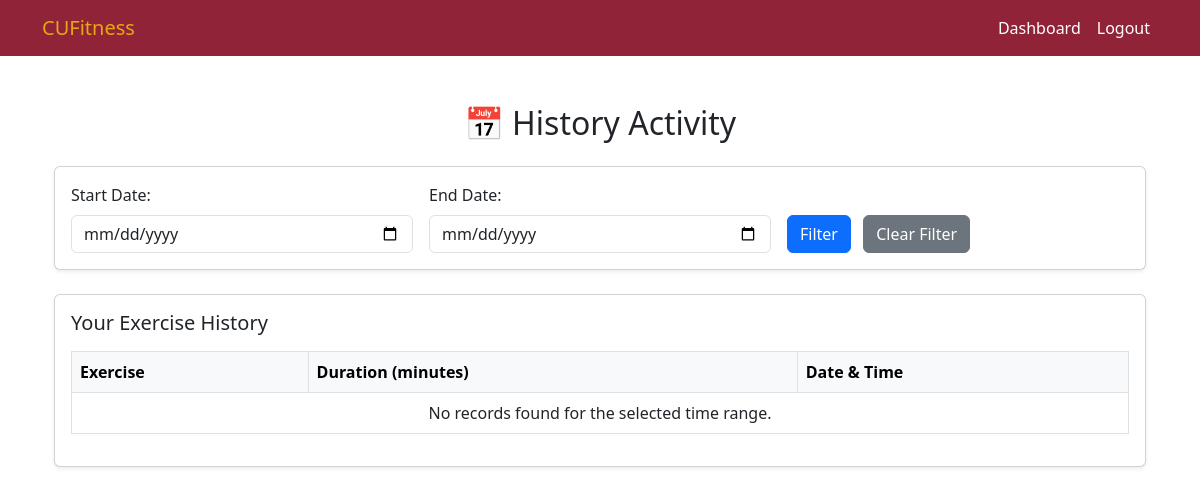
/progressTracking/historyActivity/ (signed in), run on an earlier commit of the app's database.
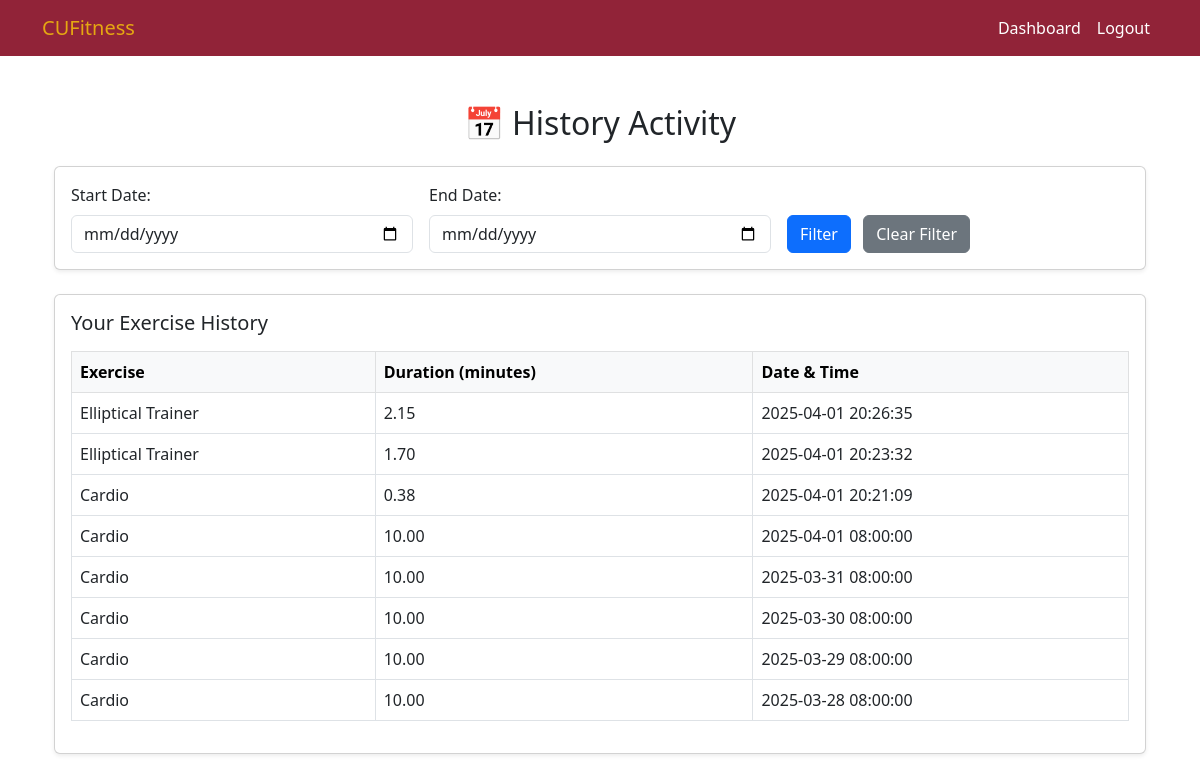
And on a later commit of the database.
### ProgressTracking/models.py (models this page shows, shortened)
class ExerciseSession(models.Model):
    user = models.ForeignKey(settings.AUTH_USER_MODEL, on_delete=models.CASCADE)
    exercise_type = models.CharField(max_length=50, choices=exercises)
    exercise_time = models.PositiveIntegerField(help_text="Exercise duration in seconds")
    recorded_at = models.DateTimeField(auto_now_add=True)

### ProgressTracking/views.py (the view)
# urls.py: path('historyActivity/', views.history_activity, name='history_activity'),
@login_required
def history_activity(request):
    start_date_str = request.GET.get('start_date', '')
    end_date_str = request.GET.get('end_date', '')
    records = ExerciseSession.objects.filter(user=request.user)
    error = None
    today = datetime.date.today()
    start_date = None
    end_date = None
    if start_date_str:
        try:
            start_date = datetime.datetime.strptime(start_date_str, '%Y-%m-%d').date()
        except ValueError:
            error = "Invalid start date format. Use YYYY-MM-DD."
    if end_date_str:
        try:
            end_date = datetime.datetime.strptime(end_date_str, '%Y-%m-%d').date()
        except ValueError:
            error = "Invalid end date format. Use YYYY-MM-DD."
    if start_date and end_date:
        if start_date > end_date:
            error = "Start date cannot be later than end date."
            records = records.none()
        else:
            records = records.filter(recorded_at__date__gte=start_date, recorded_at__date__lte=end_date)
    else:
        if start_date:
            records = records.filter(recorded_at__date__gte=start_date)
        if end_date:
            if end_date > today:
                end_date = today
                end_date_str = today.strftime('%Y-%m-%d')
            records = records.filter(recorded_at__date__lte=end_date)
    records_list = []
    for r in records.order_by('-recorded_at'):
        r.exercise_minutes = r.exercise_time / 60.0  # minutes as float
        records_list.append(r)
    context = {
        'records': records_list,
        'start_date': start_date_str,
        'end_date': end_date_str,
        'error': error,
        'today': today.strftime('%Y-%m-%d'),
    }
    return render(request, 'progressTracking/historyActivity.html', context)

### templates/progressTracking/historyActivity.html (shortened to what this page needs)
{% extends "base.html" %}
{% block content %}
<div class="container py-4">
    <h2 class="text-center mb-4">📅 History Activity</h2>
    <div class="card shadow-sm mb-4">
        <div class="card-body">
            <form method="get" class="row g-3 align-items-end">
                <div class="col-md-4">
                    <label for="start_date" class="form-label">Start Date:</label>
                    <input type="date" id="start_date" name="start_date" class="form-control"
                           value="{{ start_date }}"
                           max="{% if end_date %}{{ end_date }}{% else %}{{ today }}{% endif %}">
                </div>
                <div class="col-md-4">
                    <label for="end_date" class="form-label">End Date:</label>
                    <input type="date" id="end_date" name="end_date" class="form-control"
                           value="{{ end_date }}"
                           max="{{ today }}">
                </div>
                <div class="col-md-4 d-flex align-items-end">
                    <div>
                        <button type="submit" class="btn btn-primary me-2">Filter</button>
                        <a href="{% url 'history_activity' %}" class="btn btn-secondary">Clear Filter</a>
                    </div>
                </div>
            </form>
        </div>
    </div>
    <div class="card shadow-sm">
        <div class="card-body">
            <h5 class="card-title mb-3">Your Exercise History</h5>
            <div class="table-responsive">
                <table class="table table-bordered table-hover align-middle">
                    <thead class="table-light">
                        <tr>
                            <th>Exercise</th>
                            <th>Duration (minutes)</th>
                            <th>Date & Time</th>
                        </tr>
                    </thead>
                    <tbody>
                        {% if records %}
                            {% for record in records %}
                                <tr>
                                    <td>{{ record.get_exercise_type_display }}</td>
                                    <td>{{ record.exercise_minutes|floatformat:2 }}</td>
                                    <td>{{ record.recorded_at|date:"Y-m-d H:i:s" }}</td>
                                </tr>
                            {% endfor %}
                        {% else %}
                            <tr>
                                <td colspan="3" class="text-center">No records found for the selected time range.</td>
                            </tr>
                        {% endif %}
                    </tbody>
                </table>
            </div>
        </div>
    </div>
</div>
{% endblock %}

What changed in the data, as far as the page shows it:
added ExerciseSession: exercise_type "Elliptical Trainer", exercise_minutes "2.15", recorded_at "2025-04-01 20:26:35"
added ExerciseSession: exercise_type "Elliptical Trainer", exercise_minutes "1.70", recorded_at "2025-04-01 20:23:32"
added ExerciseSession: exercise_type "Cardio", exercise_minutes "0.38", recorded_at "2025-04-01 20:21:09"
added ExerciseSession: exercise_type "Cardio", exercise_minutes "10.00", recorded_at "2025-04-01 08:00:00"
added ExerciseSession: exercise_type "Cardio", exercise_minutes "10.00", recorded_at "2025-03-31 08:00:00"
added ExerciseSession: exercise_type "Cardio", exercise_minutes "10.00", recorded_at "2025-03-30 08:00:00"
added ExerciseSession: exercise_type "Cardio", exercise_minutes "10.00", recorded_at "2025-03-29 08:00:00"
added ExerciseSession: exercise_type "Cardio", exercise_minutes "10.00", recorded_at "2025-03-28 08:00:00"
Also different on the page:
text no longer shown: "No records found for the selected time range."
